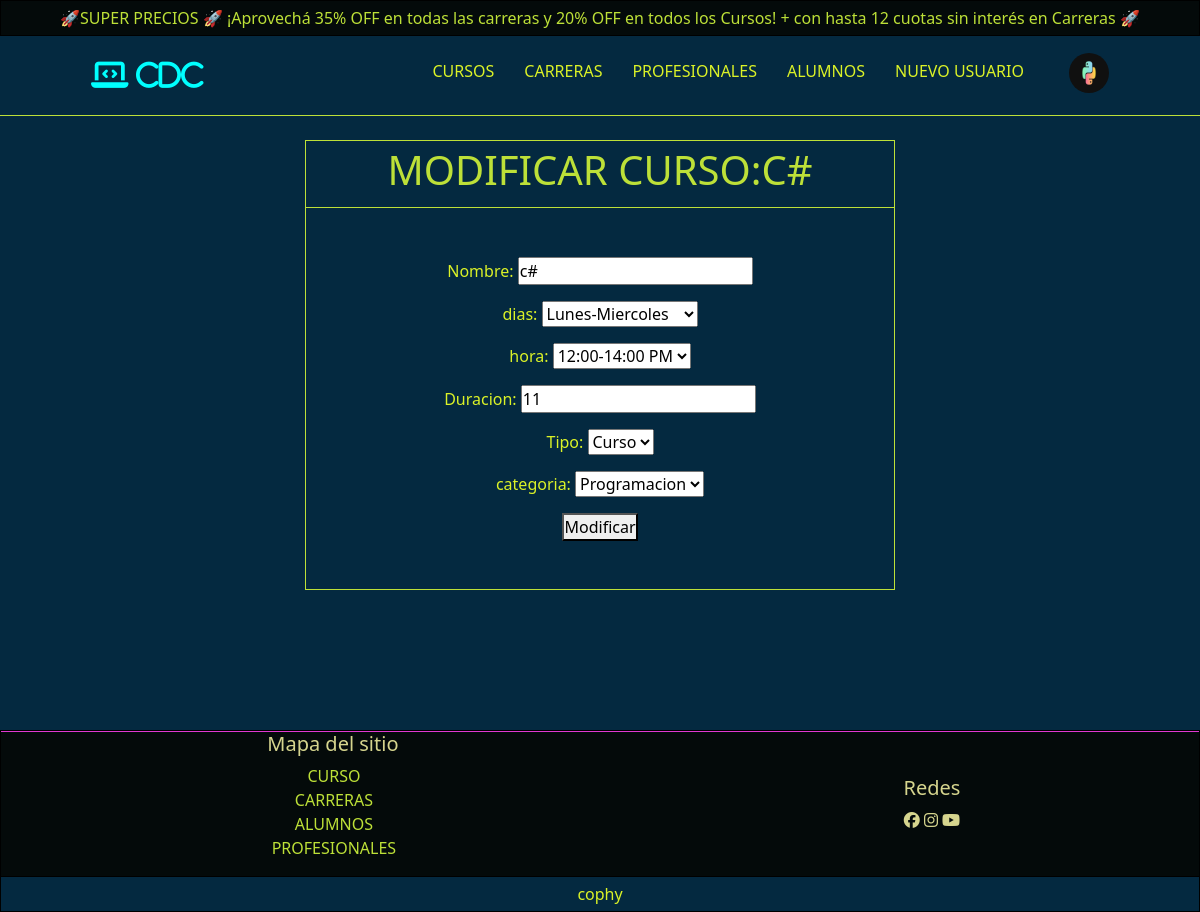
The page /AppSchol/modificarcurso/c# (signed in) on the database its author committed.
### AppScholl/models.py (models this page shows, shortened)
class Perfil(models.Model):
    user = models.OneToOneField(User,on_delete=models.CASCADE)
    foto = models.ImageField(upload_to='foto_perfil/',null=True,blank=True,default='https://sollentunatrafikskola.se/wp-content/uploads/2018/12/male-feature.jpg')

class Asignatura(models.Model):
    nombre = models.CharField(max_length=30)
    dia = models.CharField(max_length=30, default='lunes-Miercoles')
    hora = models.CharField(max_length=30, default='12:00-14:30 PM')
    duracion = models.IntegerField(default=1)  # Cambié el valor por defecto a un entero
    tipo = models.CharField(max_length=30)
    categoria = models.CharField(max_length=30)

### AppScholl/views.py (the view, shortened to what this page needs)
# urls.py: path("modificarcurso/<str:curso_nombre>",views.ModCurso,name='ModCurso'),
@login_required(login_url='Login')
def ModCurso(request, curso_nombre):
    curso = get_object_or_404(Asignatura, nombre=curso_nombre)
    if request.method == 'GET':
        formulariomod = NuevoCurso(initial={
            'nombre': curso.nombre,
            'dia': curso.dia,
            'hora': curso.hora,
            'duracion': curso.duracion,
            'tipo': curso.tipo,
            'categoria': curso.categoria
        })
    return render(request, 'AppScholl/components/modcurso.html', {'form': formulariomod, 'curso': curso})

### AppScholl/forms.py
class NuevoCurso(forms.ModelForm):
    class Meta:
        model = Asignatura
        fields = ['nombre', 'dia', 'hora', 'duracion', 'tipo', 'categoria']
    dia = forms.ChoiceField(choices=DIAS_CHOICES,label='dias')
    hora = forms.ChoiceField(choices=HORAS_CHOICES,label='hora')
    categoria = forms.ChoiceField(choices=CATEGORIAS_CHOICES,label='categoria')
    tipo = forms.ChoiceField(choices=[('curso', 'Curso')], initial='curso', label="Tipo")

### AppScholl/templates/AppScholl/components/modcurso.html (shortened to what this page needs)
{% extends 'AppScholl/base.html' %}
{% block contenido %}
    <main class="conteiner-main" id="modcurso">
        <section class="conteiner-formulario">
            <div class="conteiner-titulo">
                <h1>modificar curso:{{curso.nombre}}</h1>
            </div>
            <form method="POST" class="formulario">
                {{ form.as_p }}
                <button type="submit"> Modificar </button>
            </form>
            </section>
    </main>
{% endblock contenido %}

### AppScholl/templates/AppScholl/base.html (shortened to what this page needs)
{% load static %}
<!DOCTYPE html>
<html lang="en">
<head>
    <link href="https://cdn.jsdelivr.net/npm/bootstrap@5.3.3/dist/css/bootstrap.min.css" rel="stylesheet">
    <link rel="stylesheet" href="https://cdnjs.cloudflare.com/ajax/libs/font-awesome/6.7.2/css/all.min.css" />
    <link rel="stylesheet" href="{% static 'AppScholl/css/main.css' %}">
</head>
<body>
    <header class="conteiner-header">
        <div class="conteiner-ofertas">
            <p>🚀SUPER PRECIOS 🚀 ¡Aprovechá 35% OFF en todas las carreras y 20% OFF en todos los Cursos! <span class="oferta-texto">+ con hasta 12 cuotas sin interés en Carreras 🚀</span> </p>
        </div>
        <div class="conteiner-inferior">
            <article class="conteiner-logo">
                <a href="{% url 'Home' %}">
                    <i class="fa-solid fa-laptop-code" style="font-size: 30px; color: aqua;">  CDC</i>
                </a>
            </article>
            <nav class="conteiner-menu-desk" style="margin-top: 15px;">
                <ul class="menu-desk">
                    <li><a href="{% url 'Cursos' %}" class="nav-link">cursos</a></li>
                    <li><a href="{% url 'Carreras' %}" class="nav-link">carreras</a></li>
                    <li><a href="{% url 'Profesionales' %}" class="nav-link">profesionales</a></li>
                    {% if user.is_authenticated %}
                        <li><a href="{% url 'Alumnos' %}" class="nav-link">alumnos</a></li>
                        {% if user.is_superuser %}
                            <li><a href="{% url 'Registro' %}" class="nav-link ">Nuevo usuario</a></li>
                        {% endif %}
                        <div class="dropdown">
                            {% if user.perfil.foto %}
                                <button class="nav-link  " type="button" data-bs-toggle="dropdown" aria-expanded="false" style="width: 50px ;height: auto ;margin-top: 0px">
                                    <img src="{{user.perfil.foto.url}}" alt="icono" class="icono-usuario nav-link" style="width: 50px ;height: auto ; margin-top: -1px; border-radius: 40px;">
                                </button>
                            {% endif %}
                        </div>
                    {% else %}
                        <li><a href="{% url 'Login' %}" class="nav-link sesion">iniciar sesion</a></li>
                    {% endif %}
                </ul>
            </nav>
        </div>
    </header>
    {% block contenido %}
    {% endblock contenido %}
    <footer class="conteiner-footer">
        <div class="conteiner-superior">
            <article class="conteiner-mapa">
                <h5>Mapa del sitio</h5>
                <ul class="menu-mapa">
                    <li><a href="{% url 'Cursos' %}" class="nav-link">curso</a></li>
                    <li><a href="{% url 'Carreras' %}" class="nav-link">carreras</a></li>
                    <li><a href="{% url 'Alumnos' %}" class="nav-link">alumnos</a></li>
                    <li><a href="{% url 'Profesionales' %}" class="nav-link">profesionales</a></li>
                </ul>
            </article>
            <article class="conteiner-redes">
                <h5>Redes</h5>
                <article>
                    <i class="fa-brands fa-facebook"></i>
                    <i class="fa-brands fa-instagram"></i>
                    <i class="fa-brands fa-youtube"></i>
                </article>
            </article>
        </div>
        <div class="conteiner-inferior">
            <p>cophy</p>
        </div>
    </footer>
</body>
</html>

### AppScholl/static/AppScholl/css/main.css (style rules this page uses)
* { margin: 0; padding: 0; box-sizing: border-box; }
body { display: grid; grid-template-areas: "encabezado" "main" "pie"; row-gap: 10px; background: #042940; }
body .conteiner-header { grid-area: encabezado; position: fixed; width: 100%; z-index: 100; }
body .conteiner-main { grid-area: main; margin: 130px 10px; }
body .conteiner-footer { grid-area: pie; }
.conteiner-header { display: grid; grid-template-areas: "ofertas" "inferior"; grid-template-rows: auto 80px; }
.conteiner-header .conteiner-ofertas { grid-area: ofertas; text-align: center; justify-items: center; border: 1px solid black; background: #040A0A; width: 100%; }
.conteiner-header .conteiner-ofertas p { margin: auto; padding: 5px; color: #BDE038; }
.conteiner-header .conteiner-inferior { grid-area: inferior; display: flex; justify-content: space-around; text-align: center; align-content: center; align-items: center; border-bottom: 1px solid #BDE038; background: #042940; }
.conteiner-footer { display: grid; grid-template-areas: "superior" "inferior"; grid-template-rows: auto auto; border: 1px solid black; }
.conteiner-footer .conteiner-superior { grid-area: superior; display: grid; grid-template-areas: "uno" "dos"; text-align: center; align-items: center; background: #040A0A; color: #D6D58E; border-top: 1px solid #e038d2; }
.conteiner-footer .conteiner-superior .menu-mapa { list-style: none; margin-right: 30px; color: #BDE038; }
.conteiner-footer .conteiner-superior .menu-mapa .nav-link { text-transform: uppercase; }
@media screen and (min-width: 767px) { .conteiner-footer .conteiner-superior { grid-template-areas: "uno dos"; } }
.conteiner-footer .conteiner-inferior { grid-area: inferior; border-top: 1px solid black; text-align: center; justify-items: center; background: #042940; }
.conteiner-footer .conteiner-inferior p { margin: auto; padding: 5px; color: #DBF227; }
.menu-desk { display: flex; list-style: none; margin: auto; color: #DBF227; }
.menu-desk .nav-link { margin: 10px; text-transform: uppercase; padding: 5px; }
#modcurso { justify-items: center; align-items: center; }
#modcurso .conteiner-formulario { width: 50%; height: 450px; border: 1px solid #BDE038; text-align: center; display: grid; grid-template-areas: "titulo" "campos"; grid-template-rows: 15% 85%; }
#modcurso .conteiner-formulario .conteiner-titulo { grid-area: titulo; color: #BDE038; text-transform: uppercase; border-bottom: 1px solid #BDE038; align-content: center; }
#modcurso .conteiner-formulario .formulario { grid-area: campos; text-align: center; justify-content: center; justify-items: center; align-content: center; align-items: center; color: #DBF227; }

### rows shown on the page
Asignatura: nombre "C#", nombre "c#", dia "Lunes-Miercoles", hora "12:00-14:00 PM", duracion "11", tipo "Curso", categoria "Programacion"
